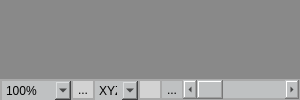
     <widget class="QWidget" name="CentralFrame" native="true">
      <property name="sizePolicy">
       <sizepolicy hsizetype="Expanding" vsizetype="Expanding">
        <horstretch>0</horstretch>
        <verstretch>0</verstretch>
       </sizepolicy>
      </property>
      <layout class="QVBoxLayout" name="verticalLayout_3">
       <property name="spacing">
        <number>0</number>
       </property>
       <property name="leftMargin">
        <number>0</number>
       </property>
       <property name="topMargin">
        <number>0</number>
       </property>
       <property name="rightMargin">
        <number>0</number>
       </property>
       <property name="bottomMargin">
        <number>0</number>
       </property>
       <item>
        <widget class="VR::OSGQT_Widget" name="m_pOSGQTWidget" native="true">
         <property name="sizePolicy">
          <sizepolicy hsizetype="Expanding" vsizetype="Expanding">
           <horstretch>0</horstretch>
           <verstretch>0</verstretch>
          </sizepolicy>
         </property>
         <property name="minimumSize">
          <size>
           <width>300</width>
           <height>0</height>
          </size>
         </property>
         <property name="sizeIncrement">
          <size>
           <width>0</width>
           <height>0</height>
          </size>
         </property>
         <property name="baseSize">
          <size>
           <width>800</width>
           <height>600</height>
          </size>
         </property>
         <property name="styleSheet">
          <string notr="true">background-color:rgb(137,137,137);</string>
         </property>
        </widget>
       </item>
       <item>
        <widget class="QFrame" name="frame_5">
         <property name="sizePolicy">
          <sizepolicy hsizetype="Expanding" vsizetype="Expanding">
           <horstretch>0</horstretch>
           <verstretch>0</verstretch>
          </sizepolicy>
         </property>
         <property name="maximumSize">
          <size>
           <width>16777215</width>
           <height>21</height>
          </size>
         </property>
         <property name="styleSheet">
          <string notr="true">background-color: rgb(191, 193, 194);
border: 1px solid darkgray;</string>
         </property>
         <layout class="QHBoxLayout" name="horizontalLayout">
          <property name="spacing">
           <number>0</number>
          </property>
          <property name="sizeConstraint">
           <enum>QLayout::SetDefaultConstraint</enum>
          </property>
          <property name="leftMargin">
           <number>0</number>
          </property>
          <property name="topMargin">
           <number>0</number>
          </property>
          <property name="rightMargin">
           <number>0</number>
          </property>
          <property name="bottomMargin">
           <number>0</number>
          </property>
          <item>
           <widget class="QComboBox" name="m_pComboBox_PercentageZoom">
            <property name="sizePolicy">
             <sizepolicy hsizetype="Preferred" vsizetype="Preferred">
              <horstretch>0</horstretch>
              <verstretch>0</verstretch>
             </sizepolicy>
            </property>
            <property name="minimumSize">
             <size>
              <width>0</width>
              <height>21</height>
             </size>
            </property>
            <property name="maximumSize">
             <size>
              <width>71</width>
              <height>16777215</height>
             </size>
            </property>
            <property name="mouseTracking">
             <bool>true</bool>
            </property>
            <property name="acceptDrops">
             <bool>true</bool>
            </property>
            <property name="autoFillBackground">
             <bool>false</bool>
            </property>
            <property name="styleSheet">
             <string notr="true"/>
            </property>
            <property name="editable">
             <bool>false</bool>
            </property>
            <property name="insertPolicy">
             <enum>QComboBox::InsertAlphabetically</enum>
            </property>
            <property name="frame">
             <bool>false</bool>
            </property>
            <item>
             <property name="text">
              <string>100%</string>
             </property>
            </item>
            <item>
             <property name="text">
              <string>150%</string>
             </property>
            </item>
            <item>
             <property name="text">
              <string>200%</string>
             </property>
            </item>
           </widget>
          </item>
          <item>
           <widget class="QToolButton" name="m_p_ToolButton_RefinedZoom">
            <property name="maximumSize">
             <size>
              <width>22</width>
              <height>22</height>
             </size>
            </property>
            <property name="toolTip">
             <string>Zoom</string>
            </property>
            <property name="styleSheet">
             <string notr="true">QToolButton:checked {
	background-color: rgb(191,193,194);
	padding: 0px 0px;
	margin: 0px 0px;
}

QToolButton:!checked {
	background-color: lightgray;
	padding: 0px 0px;
	margin: 0px 0px;
}</string>
            </property>
            <property name="text">
             <string>...</string>
            </property>
            <property name="icon">
             <iconset>
              <normaloff>../../../Resources/Icons/Zoom.png</normaloff>../../../Resources/Icons/Zoom.png</iconset>
            </property>
            <property name="checkable">
             <bool>true</bool>
            </property>
            <property name="checked">
             <bool>false</bool>
            </property>
            <property name="popupMode">
             <enum>QToolButton::InstantPopup</enum>
            </property>
            <property name="autoRaise">
             <bool>false</bool>
            </property>
           </widget>
          </item>
          <item>
           <widget class="QComboBox" name="m_p_ComboBox_DefineDragAxis">
            <property name="sizePolicy">
             <sizepolicy hsizetype="Maximum" vsizetype="Maximum">
              <horstretch>0</horstretch>
              <verstretch>0</verstretch>
             </sizepolicy>
            </property>
            <property name="minimumSize">
             <size>
              <width>0</width>
              <height>21</height>
             </size>
            </property>
            <property name="maximumSize">
             <size>
              <width>45</width>
              <height>16777215</height>
             </size>
            </property>
            <property name="mouseTracking">
             <bool>false</bool>
            </property>
            <property name="toolTip">
             <string>Rotate</string>
            </property>
            <property name="statusTip">
             <string/>
            </property>
            <property name="whatsThis">
             <string/>
            </property>
            <property name="accessibleName">
             <string/>
            </property>
            <property name="accessibleDescription">
             <string/>
            </property>
            <property name="styleSheet">
             <string notr="true"/>
            </property>
            <property name="editable">
             <bool>false</bool>
            </property>
            <property name="currentText">
             <string>XYZ</string>
            </property>
            <property name="insertPolicy">
             <enum>QComboBox::NoInsert</enum>
            </property>
            <property name="frame">
             <bool>false</bool>
            </property>
            <item>
             <property name="text">
              <string>XYZ</string>
             </property>
            </item>
            <item>
             <property name="text">
              <string>XY</string>
             </property>
            </item>
            <item>
             <property name="text">
              <string>XZ</string>
             </property>
            </item>
            <item>
             <property name="text">
              <string>YZ</string>
             </property>
            </item>
           </widget>
          </item>
          <item>
           <widget class="QToolButton" name="m_p_ToolButton_CameraManipulatorOnOff">
            <property name="maximumSize">
             <size>
              <width>22</width>
              <height>22</height>
             </size>
            </property>
            <property name="toolTip">
             <string>Pan</string>
            </property>
            <property name="statusTip">
             <string/>
            </property>
            <property name="whatsThis">
             <string/>
            </property>
            <property name="accessibleName">
             <string/>
            </property>
            <property name="accessibleDescription">
             <string/>
            </property>
            <property name="styleSheet">
             <string notr="true">QToolButton:checked {
	background-color: rgb(191,193,194);
}

QToolButton:!checked {
	background-color: lightgray;
}</string>
            </property>
            <property name="text">
             <string/>
            </property>
            <property name="icon">
             <iconset>
              <normaloff>../../../Resources/Icons/cursor_hand.png</normaloff>../../../Resources/Icons/cursor_hand.png</iconset>
            </property>
            <property name="iconSize">
             <size>
              <width>16</width>
              <height>10</height>
             </size>
            </property>
            <property name="checkable">
             <bool>true</bool>
            </property>
            <property name="popupMode">
             <enum>QToolButton::InstantPopup</enum>
            </property>
            <property name="toolButtonStyle">
             <enum>Qt::ToolButtonIconOnly</enum>
            </property>
            <property name="autoRaise">
             <bool>false</bool>
            </property>
            <property name="arrowType">
             <enum>Qt::NoArrow</enum>
            </property>
           </widget>
          </item>
          <item>
           <widget class="QToolButton" name="m_p_ToolButton_GridOnOff">
            <property name="maximumSize">
             <size>
              <width>22</width>
              <height>22</height>
             </size>
            </property>
            <property name="toolTip">
             <string>Gridlines</string>
            </property>
            <property name="styleSheet">
             <string notr="true">QToolButton:checked {
	background-color: rgb(191,193,194);
}

QToolButton:!checked {
	background-color: lightgray;
}</string>
            </property>
            <property name="text">
             <string>...</string>
            </property>
            <property name="icon">
             <iconset>
              <normaloff>../../../Resources/Icons/grid.png</normaloff>../../../Resources/Icons/grid.png</iconset>
            </property>
            <property name="checkable">
             <bool>true</bool>
            </property>
            <property name="checked">
             <bool>true</bool>
            </property>
           </widget>
          </item>
          <item>
           <widget class="QScrollBar" name="m_p_HorizontalScrollBar_TranslateScene">
            <property name="sizePolicy">
             <sizepolicy hsizetype="Minimum" vsizetype="Maximum">
              <horstretch>0</horstretch>
              <verstretch>0</verstretch>
             </sizepolicy>
            </property>
            <property name="minimumSize">
             <size>
              <width>0</width>
              <height>19</height>
             </size>
            </property>
            <property name="maximumSize">
             <size>
              <width>16777215</width>
              <height>20</height>
             </size>
            </property>
            <property name="orientation">
             <enum>Qt::Horizontal</enum>
            </property>
           </widget>
          </item>
         </layout>
        </widget>
       </item>
      </layout>
     </widget>
